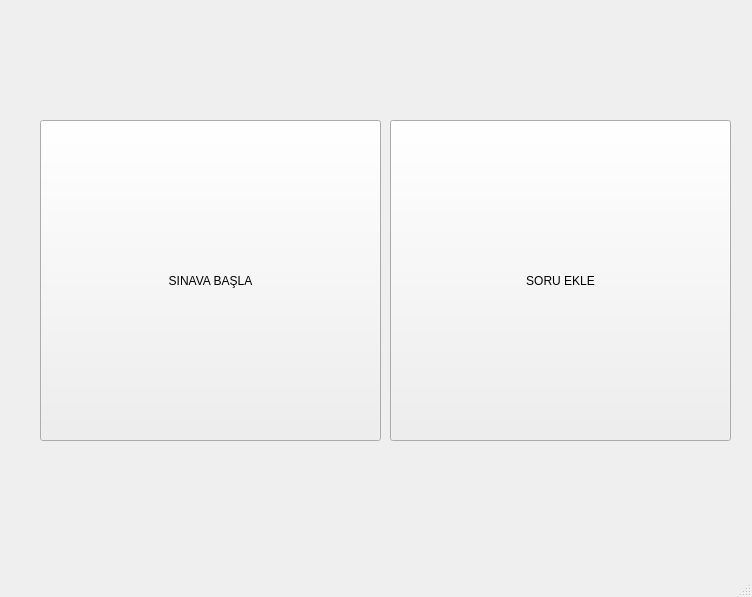
<?xml version="1.0" encoding="UTF-8"?>
<ui version="4.0">
 <class>MainWindow</class>
 <widget class="QMainWindow" name="MainWindow">
  <property name="geometry">
   <rect>
    <x>0</x>
    <y>0</y>
    <width>752</width>
    <height>597</height>
   </rect>
  </property>
  <property name="windowTitle">
   <string>MainWindow</string>
  </property>
  <widget class="QWidget" name="centralwidget">
   <widget class="QPushButton" name="startexam">
    <property name="geometry">
     <rect>
      <x>40</x>
      <y>120</y>
      <width>341</width>
      <height>321</height>
     </rect>
    </property>
    <property name="text">
     <string>SINAVA BAŞLA</string>
    </property>
   </widget>
   <widget class="QPushButton" name="loadfile">
    <property name="geometry">
     <rect>
      <x>390</x>
      <y>120</y>
      <width>341</width>
      <height>321</height>
     </rect>
    </property>
    <property name="text">
     <string>SORU EKLE</string>
    </property>
   </widget>
  </widget>
  <widget class="QMenuBar" name="menubar">
   <property name="geometry">
    <rect>
     <x>0</x>
     <y>0</y>
     <width>752</width>
     <height>26</height>
    </rect>
   </property>
  </widget>
  <widget class="QStatusBar" name="statusbar"/>
 </widget>
 <resources/>
 <connections/>
</ui>
